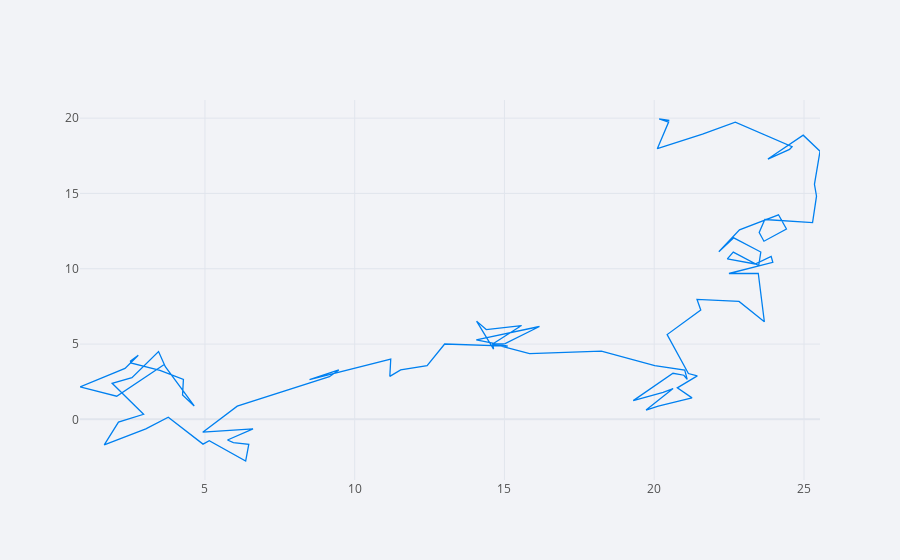

Notebook code cell kept with this figure:
### Code cell
df.iplot(x='A', y='B', mode='lines', size=25)
